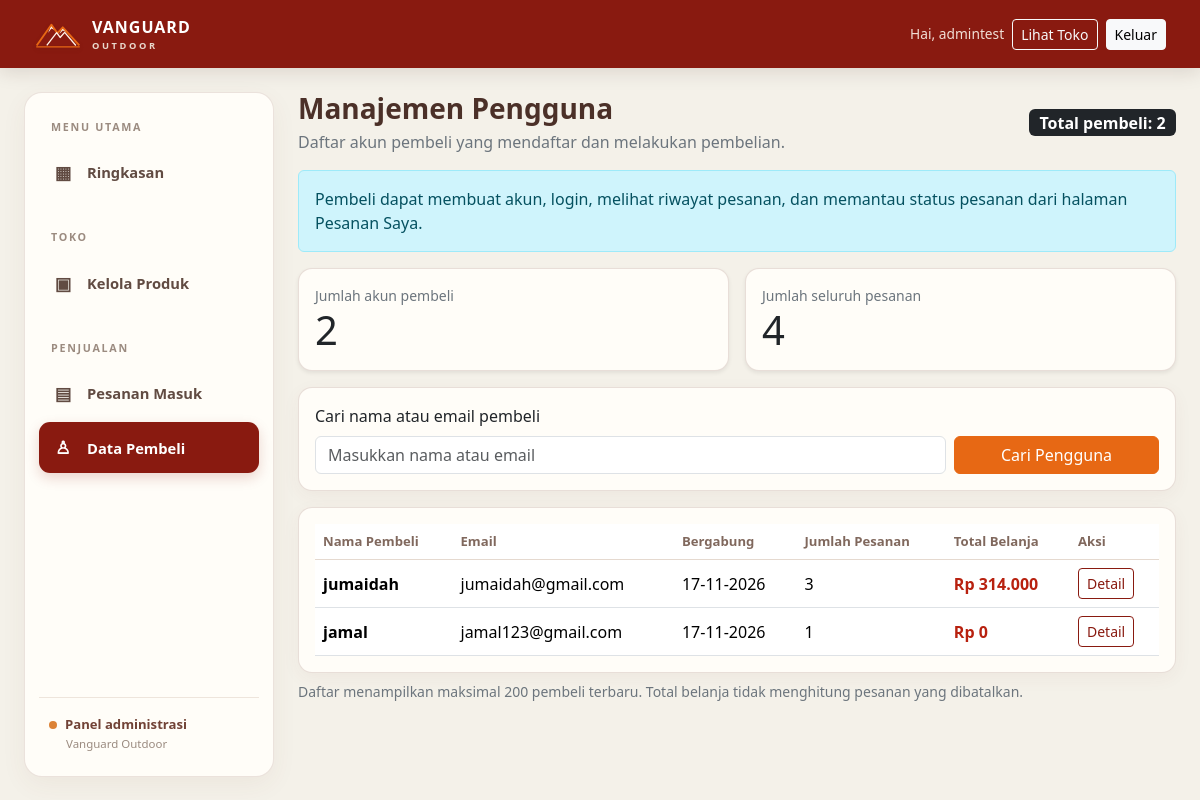
Screenshot of /admin/pengguna.php (signed in) with the database file from the repository.
### tables this page shows
CREATE TABLE `users` (
  `id` int(10) UNSIGNED NOT NULL,
  `name` varchar(100) NOT NULL,
  `email` varchar(100) NOT NULL,
  `password` varchar(255) NOT NULL,
  `role` enum('admin','pembeli') NOT NULL DEFAULT 'pembeli',
  `created_at` timestamp NOT NULL DEFAULT current_timestamp()
);

### admin/pengguna.php (the view, shortened to what this page needs)
<?php
require_once __DIR__ . '/../config/koneksi.php';
function gm_h($value): string {
    return htmlspecialchars((string)$value, ENT_QUOTES, 'UTF-8');
}
$search = trim($_GET['q'] ?? '');
$sql = "SELECT u.id, u.name, u.email, u.created_at,
               COUNT(o.id) AS total_orders,
               COALESCE(SUM(CASE WHEN o.status <> 'dibatalkan' THEN o.total_price ELSE 0 END), 0) AS total_spent,
               MAX(o.created_at) AS last_order_at
        FROM users u
        LEFT JOIN orders o ON o.user_id = u.id
        WHERE u.role = 'pembeli'";
$sql .= ' GROUP BY u.id, u.name, u.email, u.created_at ORDER BY last_order_at DESC, u.created_at DESC LIMIT 200';
$stmt = $conn->prepare($sql);
$stmt->execute();
$users = $stmt->get_result();
$buyerCount = (int)$conn->query("SELECT COUNT(*) AS total FROM users WHERE role = 'pembeli'")->fetch_assoc()['total'];
$orderCount = (int)$conn->query('SELECT COUNT(*) AS total FROM orders')->fetch_assoc()['total'];
require_once __DIR__ . '/layout.php';
?>
<div class="d-flex flex-wrap justify-content-between align-items-center gap-2 mb-3">
    <div>
        <h1 class="h3 mb-1">Manajemen Pengguna</h1>
        <p class="text-secondary mb-0">Daftar akun pembeli yang mendaftar dan melakukan pembelian.</p>
    </div>
    <span class="badge text-bg-dark fs-6">Total pembeli: <?= $buyerCount ?></span>
</div>
<div class="alert alert-info">
    Pembeli dapat membuat akun, login, melihat riwayat pesanan, dan memantau status pesanan dari halaman Pesanan Saya.
</div>
<div class="row g-3 mb-3">
    <div class="col-md-6">
        <div class="card shadow-sm h-100"><div class="card-body">
            <div class="small text-secondary">Jumlah akun pembeli</div>
            <div class="display-6"><?= $buyerCount ?></div>
        </div></div>
    </div>
    <div class="col-md-6">
        <div class="card shadow-sm h-100"><div class="card-body">
            <div class="small text-secondary">Jumlah seluruh pesanan</div>
            <div class="display-6"><?= $orderCount ?></div>
        </div></div>
    </div>
</div>
<div class="card shadow-sm mb-3">
    <div class="card-body">
        <form method="get" class="row g-2 align-items-end">
            <div class="col-md-9">
                <label class="form-label" for="q">Cari nama atau email pembeli</label>
                <input class="form-control" id="q" name="q" value="<?= gm_h($search) ?>" placeholder="Masukkan nama atau email">
            </div>
            <div class="col-md-3 d-grid"><button class="btn btn-market" type="submit">Cari Pengguna</button></div>
        </form>
    </div>
</div>
<div class="card shadow-sm">
    <div class="card-body table-responsive">
        <table class="table table-hover align-middle mb-0">
            <thead><tr>
                <th>Nama Pembeli</th><th>Email</th><th>Bergabung</th><th>Jumlah Pesanan</th><th>Total Belanja</th><th>Aksi</th>
            </tr></thead>
            <tbody>
            <?php if ($users->num_rows > 0): ?>
                <?php while ($user = $users->fetch_assoc()): ?>
                    <tr>
                        <td class="fw-semibold"><?= gm_h($user['name']) ?></td>
                        <td><?= gm_h($user['email']) ?></td>
                        <td><?= gm_h(date('d-m-Y', strtotime($user['created_at']))) ?></td>
                        <td><?= (int)$user['total_orders'] ?></td>
                        <td class="price">Rp <?= number_format((float)$user['total_spent'], 0, ',', '.') ?></td>
                        <td><a class="btn btn-sm btn-outline-primary" href="detail_pengguna.php?id=<?= (int)$user['id'] ?>">Detail</a></td>
                    </tr>
                <?php endwhile; ?>
            <?php else: ?>
                <tr><td colspan="6" class="text-center text-secondary py-4">Belum ada data pembeli. Data akan muncul setelah checkout berhasil.</td></tr>
            <?php endif; ?>
            </tbody>
        </table>
    </div>
</div>
<p class="small text-secondary mt-2 mb-0">Daftar menampilkan maksimal 200 pembeli terbaru. Total belanja tidak menghitung pesanan yang dibatalkan.</p>
<?php
require_once __DIR__ . '/layout_footer.php';
?>

### assets/css/style.css (style rules this page uses)
:root { --gm-orange:#E76814;--gm-cream:#D8D4BC;--gm-maroon:#891A10;--gm-orange-soft:#DC8236;--gm-red:#B8210F;--gm-brown:#714236;--bs-primary:#891A10;--bs-primary-rgb:137,26,16;--bs-link-color:#891A10;--bs-link-hover-color:#E76814;--vo-ink:#34241f;--vo-paper:#f7f5ee }
html,body { background:var(--vo-paper)!important;color:var(--vo-ink) }
.product-card,.card { border:1px solid rgba(113,66,54,.16);border-radius:14px;background:#fffdf8 }
.price { color:#B8210F!important;font-weight:700 }
.btn-market,.btn-primary { background:#E76814!important;border-color:#E76814!important;color:#fff!important }
.btn-outline-primary { color:#891A10!important;border-color:#891A10!important }
.admin-page { background:#f4f1e9!important;min-height:100vh }
.admin-content>.card { box-shadow:0 5px 18px rgba(113,66,54,.05)!important }
.admin-content h1 { font-weight:800;color:#4b3028 }
.admin-content .table thead th { white-space:nowrap;color:#80685d;font-size:.82rem;border-bottom-color:#e5d9cf }
.admin-content .table td { vertical-align:middle }

### rows the page displays
users: name "jumaidah", email "jumaidah@gmail.com", created_at "17-11-2026", total_orders "3", total_spent "314.000"
users: name "jamal", email "jamal123@gmail.com", created_at "17-11-2026", total_orders "1", total_spent "0"

### other values shown
$_SESSION['user_name'] "admintest"
$buyerCount "2"
$orderCount "4"
